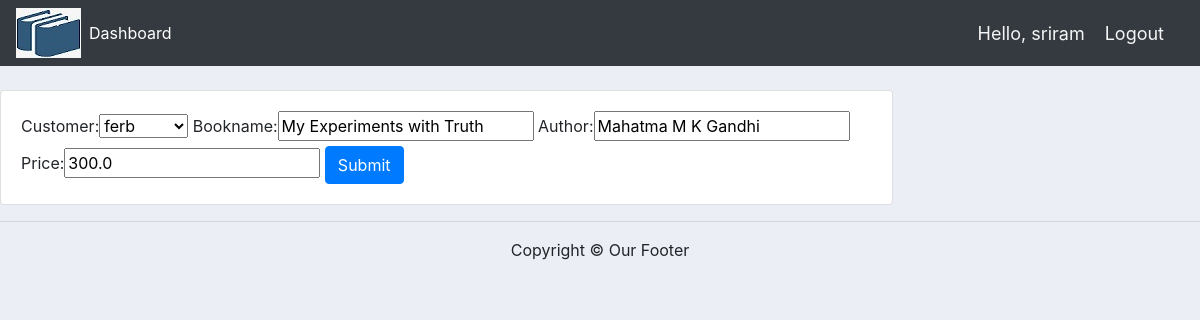
Page /update_book/62/ (signed in) on the committed database.
### BooksApp/models.py (models this page shows, shortened)
class Book(models.Model):
    customer = models.ForeignKey(Customer,null=True,on_delete=models.SET_NULL)
    Bookname = models.CharField(max_length=200,null=True)
    author = models.CharField(max_length=200,null=True)
    price = models.FloatField(null=True)
    date_created = models.DateTimeField(auto_now_add=True,null=True)

### BooksApp/decorators.py (the view)
        def wrapper_func(request,*args,**kwargs):
            group = None
            if request.user.groups.exists():
                group = request.user.groups.all()[0].name
            if group in allowed_roles:
                return view_func(request,*args,**kwargs)
            else:
                return HttpResponse('You are not authorized to view this page')

### BooksApp/forms.py
class BookForm(ModelForm):
    class Meta:
        model = Book
        fields = '__all__'

### BooksApp/models.py (called while the page is built)
    def __str__(self):
        return str(self.name)

### BooksApp/views.py (called while the page is built)
@login_required(login_url='login')
@allowed_users(allowed_roles=['admin'])
def updateBook(request,pk):
    book = Book.objects.get(id=pk)
    form = BookForm(instance=book)
    if request.method == 'POST':
        form = BookForm(request.POST,instance=book)
        if form.is_valid():
            form.save()
            return redirect('/')
    context = {'form':form}
    return render(request,'BooksApp/update_book.html',context)

### BooksApp/templates/BooksApp/update_book.html (shortened to what this page needs)
{% extends 'BooksApp/index.html' %}
{% load static %}
{% block content %}
<br>
<div class="row">
    <div class="col-md-9">
        <div class="card card-body">
            <form method="POST" action="">
                    {{form}}
                <input class="btn btn-primary" type="submit" name="submit" value="Submit">
            </form>
        </div>
    </div>
</div>
{% endblock %}

### BooksApp/templates/BooksApp/navbar.html (shortened to what this page needs)
{% load static %}
<nav class="navbar navbar-expand-lg navbar-dark bg-dark">
    <img src="{% static '/images/booklogo.jpg' %}">
    <div class="collapse navbar-collapse" id="navbarNav">
      <ul class="navbar-nav">
        {% if request.user.is_staff %}
        <li class="nav-item active">
          <a class="nav-link" href="{% url 'home' %}">Dashboard</a>
        </li>
        {% endif %}
      </ul>
    </div>
    <span class="hello-msg">Hello, {{request.user}}</span>
    <span><a class="hello-msg" href="{% url 'logout' %}">Logout</a></span>
  </nav>

### static/css/main.css (style rules this page uses)
body { background-color: #ebeff5; }

### BooksApp/templates/BooksApp/navbar.html (style rules this page uses)
.hello-msg { color: whitesmoke; font-size: 18px; margin-right: 20px; }

### rows in the picture
Book: customer "ferb", Bookname "My Experiments with Truth", author "Mahatma M K Gandhi", price "300.0"

### other values in the picture
{{ request.user }} "sriram"
